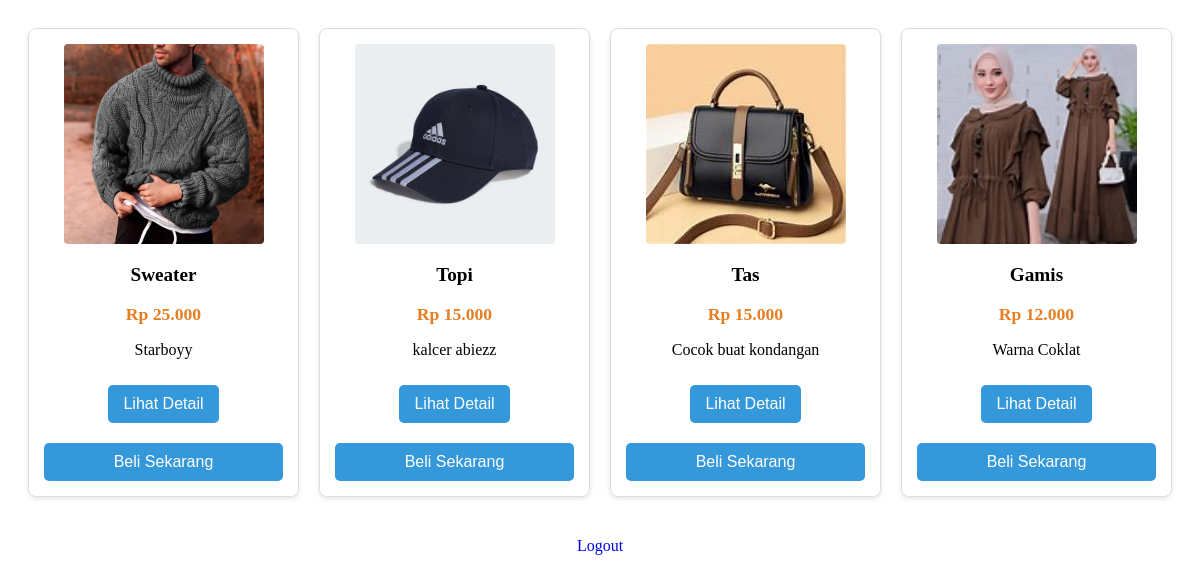
/user/dashboard.php (signed in), run on the app's committed database.
### tables this page shows
CREATE TABLE `produk` (
  `id_produk` int(11) NOT NULL,
  `nama_baju` varchar(255) DEFAULT NULL,
  `harga` int(11) DEFAULT NULL,
  `stok` int(11) DEFAULT NULL,
  `deskripsi` text DEFAULT NULL,
  `foto` varchar(255) DEFAULT NULL
);

### user/dashboard.php (the view, shortened to what this page needs)
<?php
include_once '../includes/koneksi.php';
$sql = "SELECT * FROM produk ORDER BY id_produk DESC";
$result = mysqli_query($conn, $sql);
?>
<head>
    <link rel="stylesheet" href="../css/style.css">
</head>
<div class="product-grid">
 <?php while($row = mysqli_fetch_assoc($result)): ?>
 <div class="product-card">
  <img src="../admin/uploads/<?= $row['foto']; ?>" alt="<?= $row['nama_baju']; ?>">
  <h3><?= $row['nama_baju']; ?></h3>
  <p class="price">Rp <?= number_format($row['harga'], 0, ',', '.'); ?></p>
  <p class="description"><?= substr($row['deskripsi'], 0, 100); ?></p>
  <button>Lihat Detail</button>
<div class="product-actions">
  <button style="background-color: #3498db; width: 100%;">Beli Sekarang</button>
    </div>
 </div>
 <?php endwhile; ?>
</div>
<div style="text-align: center; padding: 20px;">
    <a href="../logout.php" class="button-delete" style="text-decoration: none;">Logout</a>
</div>

### css/style.css (style rules this page uses)
.product-grid { display: grid; grid-template-columns: repeat(auto-fit, minmax(250px, 1fr)); gap: 20px; padding: 20px; }
.product-card { border: 1px solid #ddd; border-radius: 8px; overflow: hidden; text-align: center; padding: 15px; box-shadow: 0 2px 5px rgba(0,0,0,0.1); }
.product-card img { max-width: 100%; height: 200px; object-fit: cover; border-radius: 4px; margin-bottom: 10px; }
.product-card h3 { font-size: 1.2em; margin: 10px 0; }
.product-card .price { font-size: 1.1em; color: #e67e22; font-weight: bold; margin-bottom: 15px; }
.product-card button { background-color: #3498db; color: white; border: none; padding: 10px 15px; border-radius: 5px; cursor: pointer; font-size: 1em; margin-top: 10px; }
.product-actions { margin-top: 10px; display: flex; justify-content: center; gap: 10px; }

### data on the page
produk: foto (picture), nama_baju "Sweater", harga "25.000", deskripsi "Starboyy"
produk: foto (picture), nama_baju "Topi", harga "15.000", deskripsi "kalcer abiezz"
produk: foto (picture), nama_baju "Tas", harga "15.000", deskripsi "Cocok buat kondangan"
produk: foto (picture), nama_baju "Gamis", harga "12.000", deskripsi "Warna Coklat"
